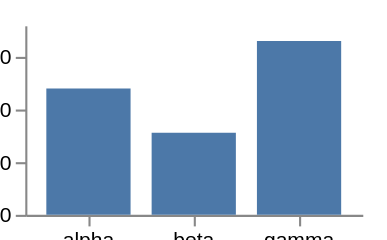

This figure's Vega-Lite source:
### Vega specification from a JSON file in a GitHub repository (floating-point values rounded to 4 significant figures)
{"$schema": "https://vega.github.io/schema/vega/v6.json", "description": "autosize 'none' with padding: the surface is the declared plotting area plus its padding and does not grow, so the axis labels hanging off the left are clipped rather than made room for.", "width": 160, "height": 90, "padding": 12, "autosize": {"type": "none"}, "data": [{"name": "table", "values": [{"c": "alpha", "v": 1200000}, {"c": "beta", "v": 780000}, {"c": "gamma", "v": 1650000}]}], "scales": [{"name": "x", "type": "band", "domain": {"data": "table", "field": "c"}, "range": "width", "padding": 0.2}, {"name": "y", "type": "linear", "domain": {"data": "table", "field": "v"}, "range": "height", "zero": true, "nice": true}], "axes": [{"orient": "bottom", "scale": "x"}, {"orient": "left", "scale": "y", "tickCount": 3}], "marks": [{"type": "rect", "from": {"data": "table"}, "encode": {"enter": {"x": {"scale": "x", "field": "c"}, "width": {"scale": "x", "band": 1}, "y": {"scale": "y", "field": "v"}, "y2": {"scale": "y", "value": 0}, "fill": {"value": "#4c78a8"}}}}]}
